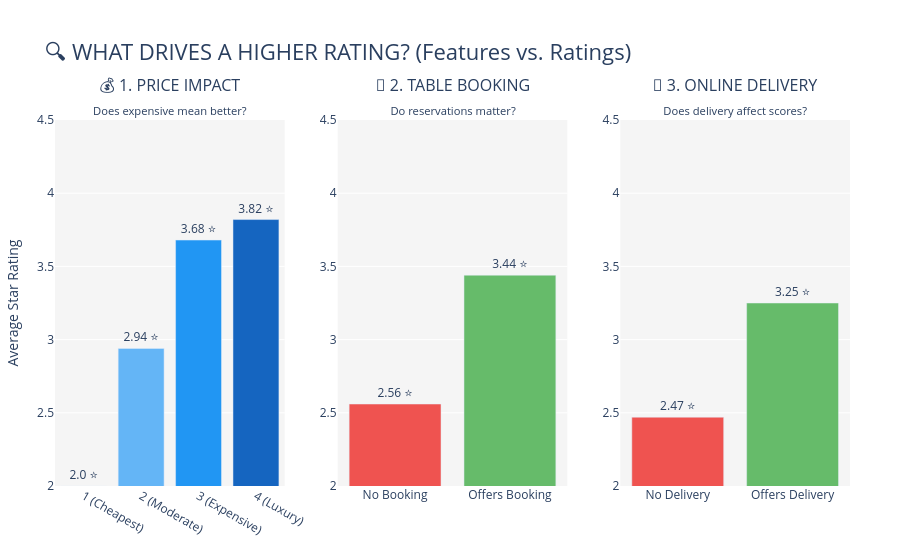

The notebook cell saved with this chart:
### Code cell
import pandas as pd
import plotly.graph_objects as go
from plotly.subplots import make_subplots

# 1. Load the dataset
df = pd.read_csv('../data/Dataset.csv')

print("--- Level 3, Task 3 (Part 3): Feature Relationships ---\n")

# --- PREPARE THE DATA ---
# Feature 1: Price Range vs Rating
price_rating = df.groupby('Price range')['Aggregate rating'].mean().reset_index()
price_rating['Price Label'] = price_rating['Price range'].map({
    1: '1 (Cheapest)', 2: '2 (Moderate)', 3: '3 (Expensive)', 4: '4 (Luxury)'
})
price_rating['Aggregate rating'] = price_rating['Aggregate rating'].round(2)

# Feature 2: Table Booking vs Rating
book_rating = df.groupby('Has Table booking')['Aggregate rating'].mean().reset_index()
book_rating['Aggregate rating'] = book_rating['Aggregate rating'].round(2)

# Feature 3: Online Delivery vs Rating
del_rating = df.groupby('Has Online delivery')['Aggregate rating'].mean().reset_index()
del_rating['Aggregate rating'] = del_rating['Aggregate rating'].round(2)


# 2. CREATE THE 3-PART DASHBOARD
fig = make_subplots(
    rows=1, cols=3, 
    subplot_titles=(
        "💰 1. PRICE IMPACT<br><sub>Does expensive mean better?</sub>", 
        "📅 2. TABLE BOOKING<br><sub>Do reservations matter?</sub>",
        "🛵 3. ONLINE DELIVERY<br><sub>Does delivery affect scores?</sub>"
    )
)

# Add Chart 1: Price 
fig.add_trace(
    go.Bar(
        x=price_rating['Price Label'],
        y=price_rating['Aggregate rating'],
        text=price_rating['Aggregate rating'].apply(lambda x: f"{x} ⭐"),
        textposition='outside',
        marker_color=['#90CAF9', '#64B5F6', '#2196F3', '#1565C0'], # Light to Dark Blue
        name="Price"
    ), row=1, col=1
)

# Add Chart 2: Table Booking
fig.add_trace(
    go.Bar(
        x=book_rating['Has Table booking'].replace({'Yes': 'Offers Booking', 'No': 'No Booking'}),
        y=book_rating['Aggregate rating'],
        text=book_rating['Aggregate rating'].apply(lambda x: f"{x} ⭐"),
        textposition='outside',
        marker_color=['#EF5350', '#66BB6A'], # Red for No, Green for Yes
        name="Booking"
    ), row=1, col=2
)

# Add Chart 3: Online Delivery
fig.add_trace(
    go.Bar(
        x=del_rating['Has Online delivery'].replace({'Yes': 'Offers Delivery', 'No': 'No Delivery'}),
        y=del_rating['Aggregate rating'],
        text=del_rating['Aggregate rating'].apply(lambda x: f"{x} ⭐"),
        textposition='outside',
        marker_color=['#EF5350', '#66BB6A'], # Red for No, Green for Yes
        name="Delivery"
    ), row=1, col=3
)

# 3. POLISH THE LAYOUT FOR MAXIMUM CLARITY
fig.update_layout(
    title_text="🔍 WHAT DRIVES A HIGHER RATING? (Features vs. Ratings)",
    title_font_size=22,
    showlegend=False,
    height=550,
    plot_bgcolor='rgba(245, 245, 245, 1)',
    margin=dict(t=120, b=50, l=50, r=50)
)

# Lock the Y-Axis across all 3 charts so the visual comparison is perfectly fair
fig.update_yaxes(range=[2.0, 4.5], title_text="Average Star Rating", row=1, col=1)
fig.update_yaxes(range=[2.0, 4.5], row=1, col=2)
fig.update_yaxes(range=[2.0, 4.5], row=1, col=3)

fig.show()

### Figure 1 — Plotly figure (JSON) as saved in the notebook; plotly's stock layout.template omitted (floating-point values rounded to 4 significant figures)
{"data": [{"marker": {"color": ["#90CAF9", "#64B5F6", "#2196F3", "#1565C0"]}, "name": "Price", "text": ["2.0 ⭐", "2.94 ⭐", "3.68 ⭐", "3.82 ⭐"], "textposition": "outside", "type": "bar", "x": ["1 (Cheapest)", "2 (Moderate)", "3 (Expensive)", "4 (Luxury)"], "xaxis": "x", "y": [2.0, 2.94, 3.68, 3.82], "yaxis": "y"}, {"marker": {"color": ["#EF5350", "#66BB6A"]}, "name": "Booking", "text": ["2.56 ⭐", "3.44 ⭐"], "textposition": "outside", "type": "bar", "x": ["No Booking", "Offers Booking"], "xaxis": "x2", "y": [2.56, 3.44], "yaxis": "y2"}, {"marker": {"color": ["#EF5350", "#66BB6A"]}, "name": "Delivery", "text": ["2.47 ⭐", "3.25 ⭐"], "textposition": "outside", "type": "bar", "x": ["No Delivery", "Offers Delivery"], "xaxis": "x3", "y": [2.47, 3.25], "yaxis": "y3"}], "layout": {"annotations": [{"font": {"size": 16}, "showarrow": false, "text": "💰 1. PRICE IMPACT<br><sub>Does expensive mean better?</sub>", "x": 0.1444, "xanchor": "center", "xref": "paper", "y": 1, "yanchor": "bottom", "yref": "paper"}, {"font": {"size": 16}, "showarrow": false, "text": "📅 2. TABLE BOOKING<br><sub>Do reservations matter?</sub>", "x": 0.5, "xanchor": "center", "xref": "paper", "y": 1, "yanchor": "bottom", "yref": "paper"}, {"font": {"size": 16}, "showarrow": false, "text": "🛵 3. ONLINE DELIVERY<br><sub>Does delivery affect scores?</sub>", "x": 0.8556, "xanchor": "center", "xref": "paper", "y": 1, "yanchor": "bottom", "yref": "paper"}], "height": 550, "margin": {"b": 50, "l": 50, "r": 50, "t": 120}, "plot_bgcolor": "rgba(245, 245, 245, 1)", "showlegend": false, "title": {"font": {"size": 22}, "text": "🔍 WHAT DRIVES A HIGHER RATING? (Features vs. Ratings)"}, "xaxis": {"anchor": "y", "domain": [0, 0.2889]}, "xaxis2": {"anchor": "y2", "domain": [0.3556, 0.6444]}, "xaxis3": {"anchor": "y3", "domain": [0.7111, 1]}, "yaxis": {"anchor": "x", "domain": [0, 1], "range": [2, 4.5], "title": {"text": "Average Star Rating"}}, "yaxis2": {"anchor": "x2", "domain": [0, 1], "range": [2, 4.5]}, "yaxis3": {"anchor": "x3", "domain": [0, 1], "range": [2, 4.5]}}}
